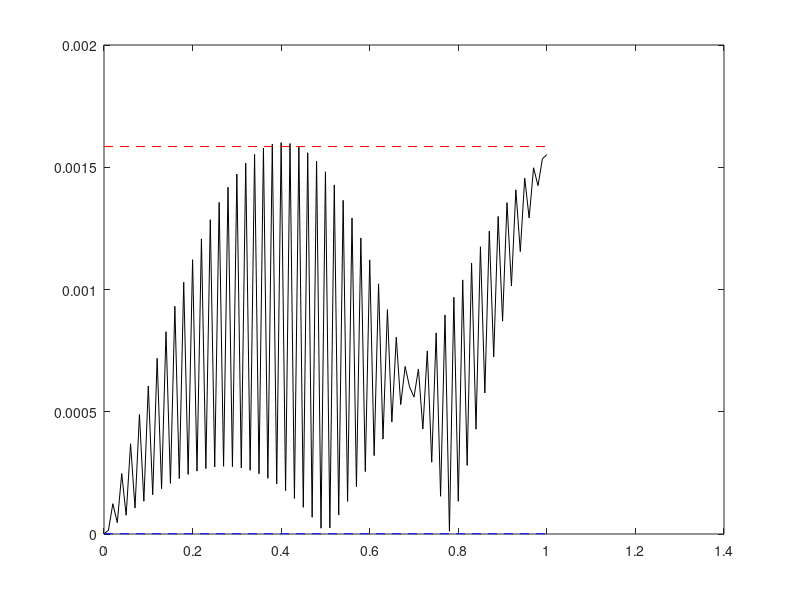

MATLAB code to generate this figure:
clear all
t_init=0;
t_fin=1;
y_init=0;
v_init=3*pi;
h=0.01;
steps=(t_fin-t_init)/h;

t_vals=zeros(1,steps+1);
y_vals=zeros(1,steps+1);
v_vals=zeros(1,steps+1);

t_vals(1)=t_init;
y_vals(1)=y_init;
v_vals(1)=v_init;

t_vals(2)=t_vals(1)+h;
y_vals(2)=y_vals(1)+h*v_vals(1);
v_vals(2)=v_vals(1)+h*(-pi^2)*y_vals(1);

for i = 3:steps+1
    t_vals(i) = t_vals(i-1) + h;
    y_vals(i) = y_vals(i-2) + 2*h*v_vals(i-1);
    v_vals(i) = v_vals(i-2) + 2*h*-1*pi^2*y_vals(i-1);
end

y_vals_exact=3*sin(pi*t_vals);

figure(1)
plot(t_vals,abs(y_vals-y_vals_exact),'k-')
hold on
plot([t_init,t_fin],[h^1.4,h^1.4],'r--')
plot([t_init,t_fin],[h^3,h^3],'b--')
hold off